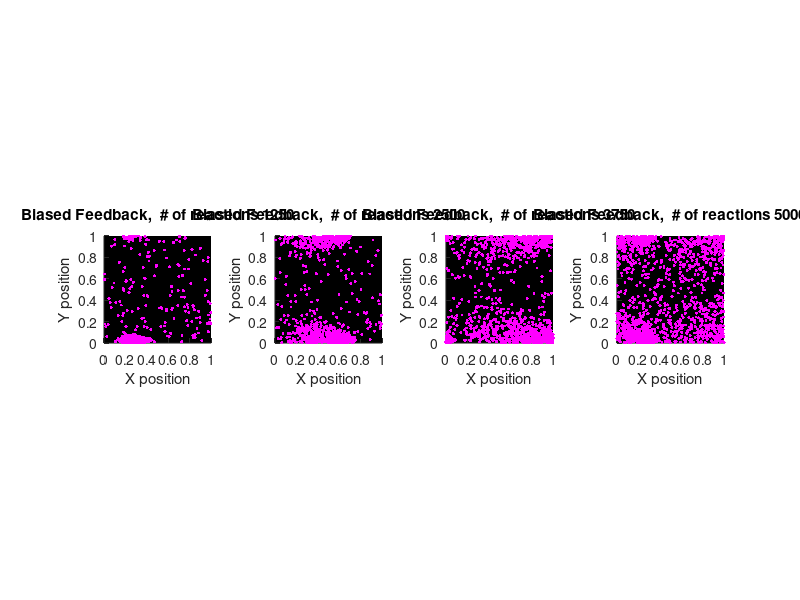

Source code (MATLAB):
% *** THIS PROGRAM DEALS W/ ONE CHEMICAL SPECIES WITH A BINDING AND UNBINDING REACTION, WITH NO FEEDBACK ***

% rates: r_bind = k_bind * (1-a)
% 			 r_unbind = k_unbind * a

N_x = 2000; % The number of molecules
N_x_starting_bound = N_x/10; % The number of molecules
N_y = 2000; % The number of molecules
N_y_starting_bound = N_y/10; % The number of molecules
T = 5000; % Number of reactions
k_bind = 0.00000005; % Binding rate constant
k_unbind = 0.9; % Unbinding rate constant
k_feedback = 1.0; % Feedback rate constant
L = 1; % Length of cell membrane
a_r = 0.00001; % Acceleration as experience by x particles in random walk
v_r = 0.0025; % Velocity for random walk
p = 0.5; % Probability of moving to the right in random walk (0.5 for no bias)

% X(1,:,t) is a bool representing whether each particle is bound or not.
X(1,:,:) = zeros(1,N_x,T);
X(1,1:N_x_starting_bound,1) = 1;
Y(1,:,:) = zeros(1,N_y,T);
Y(1,1:(N_y_starting_bound),1) = 1;
Y(1,1:N_y_starting_bound,1) = 1;
% X(2,:,t) is a float representing the x position of each particle.
% X(3,:,t) is a float representing the y position of each particle.
X(2:3,1:N_x_starting_bound,1) = (L * rand(2,N_x_starting_bound));
X(2:3,N_x_starting_bound+1:N_x,1) = nan;
Y(2:3,1:N_y_starting_bound,1) = (L * rand(2,N_y_starting_bound));
Y(2:3,N_y_starting_bound+1:N_y,1) = nan;

X(4:5,N_x_starting_bound+1:N_x,1) = 0;

% A(1, :) is a float representing the proportion of chemical X that is bound.
% A(2, :) is the time that this value is recorded.
% B(1, :) is a float representing the proportion of chemical X that is bound.
% B(2, :) is the time that this value is recorded.
A = zeros(2,T);
B = zeros(2,T);
W_1 = rand(1,T+1);
W_2 = rand(1,T+1);
W_3 = rand(1,T+1);
W_4 = rand(1,T+1);
% This odd index is due to using i-1 to gather the value of the last index in each of the arrays, and I didn't want to add a switch statement every time for i = 1. This is more computationally efficient
for i = 2:(T+1)
	% set the position to the position of the previous time.
	X(1,:,i) = X(1,:,i-1);
	X(2,:,i) = X(2,:,i-1);
	X(3,:,i) = X(3,:,i-1);
	X(4,:,i) = X(4,:,i-1);
	X(5,:,i) = X(5,:,i-1);

	% Setting the rates at the start of each loop
	r_bind = k_bind*(N_x-sum(X(1,:,i)));
	r_unbind = k_unbind*sum(X(1,:,i));
	r_feedback = k_feedback*A(1,i-1)*(N_x - sum(X(1,:,i)));
	r_sum = r_bind + r_unbind + r_feedback;

	% Generating a random number for use in Gillespie Algo

	tau = (1 / r_sum) * log(1 / W_1(i));

	% Picking the reaction using Gillespie Algo
  if (r_sum * W_2(i) < r_bind)
		unbound_list = find(X(1,:,i) == 0);
		unbound_index = unbound_list(randi(length(unbound_list)));
		X(1,unbound_index,i) = 1;
		X(2,unbound_index,i) = L * rand(1);
		X(3,unbound_index,i) = L * rand(1);
	elseif (r_bind < r_sum * W_2(i) <= r_bind + r_unbind)
		bound_list = find(X(1,:,i) == 1);
		bound_index = bound_list(randi(length(bound_list)));
		X(1,bound_index,i) = 0;
		X(2:3,bound_index,i) = nan;
	else 
		unbound_list = find(X(1,:,i) == 0);
		unbound_index = unbound_list(randi(length(unbound_list)));
		
		bound_list = find(X(1,:,i) == 1);
		bound_index = bound_list(randi(length(bound_list)));

		X(1,unbound_index,i) = 1;

		%binding slightly differently to the particle
		theta = 2 * pi * rand(1);
%		X(2,unbound_index,i) = X(2,bound_index,i) + cos(theta) * 0.001;
%		X(3,unbound_index,i) = X(3,bound_index,i) + sin(theta) * 0.001;

		%biased binding
		X(2,unbound_index,i) = X(2,bound_index,i) + 0.001;
		X(3,unbound_index,i) = X(3,bound_index,i);

	end

	% Creates masks for bound & unbound values
	unbound = (X(1,:,i) == 0);
	bound = (X(1,:,i) == 0);
	X(2,unbound,i) = X(2,unbound,i-1);

	%random angle for 2d random walk
	theta = rand(1,length(X(4,bound,i))) * 2 * pi;
	random_steps_x = cos(theta) *  a_r * tau;
	random_steps_y = sin(theta) *  a_r * tau;
	%X(2,bound,i) = mod(X(2,bound,i-1) + random_steps_x,L);
	%X(3,bound,i) = mod(X(3,bound,i-1) + random_steps_y,L);

	X(4,bound,i) = X(4,bound,i) + random_steps_x;
	X(5,bound,i) = X(5,bound,i) + random_steps_y;

	X(2,bound,i) = mod(X(2,bound,i-1) + X(4,bound,i) * tau,L);
	X(3,bound,i) = mod(X(3,bound,i-1) + X(5,bound,i) * tau,L);

	% Updating proportion and time for A
	A(:, i) = [(sum(X(1, :,i)) / N_x), (A(2, i-1) + tau)];
end
for i = 2:(T+1)
	% set the position to the position of the previous time.
	Y(1,:,i) = Y(1,:,i-1);
	Y(2,:,i) = Y(2,:,i-1);
	Y(3,:,i) = Y(3,:,i-1);

	% Setting the rates at the start of each loop
	r_bind = k_bind*(N_y-sum(Y(1,:,i)));
	r_unbind = k_unbind*sum(Y(1,:,i));
	r_feedback = k_feedback*B(1,i-1)*(N_y - sum(Y(1,:,i)));
	r_sum = r_bind + r_unbind + r_feedback;

	% Generating a random number for use in Gillespie Algo

	tau = (1 / r_sum) * log(1 / W_3(i));

	% Picking the reaction using Gillespie Algo
  if (r_sum * W_4(i) < r_bind)
		unbound_list = find(Y(1,:,i) == 0);
		unbound_index = unbound_list(randi(length(unbound_list)));
		Y(1,unbound_index,i) = 1;
		Y(2,unbound_index,i) = L * rand(1);
		Y(3,unbound_index,i) = L * rand(1);
	elseif (r_bind < r_sum * W_4(i) <= r_bind + r_unbind)
		bound_list = find(Y(1,:,i) == 1);
		bound_index = bound_list(randi(length(bound_list)));
		Y(1,bound_index,i) = 0;
		Y(2:3,bound_index,i) = nan;
	else 
		unbound_list = find(Y(1,:,i) == 0);
		unbound_index = unbound_list(randi(length(unbound_list)));
		
		bound_list = find(Y(1,:,i) == 1);
		bound_index = bound_list(randi(length(bound_list)));

		Y(1,unbound_index,i) = 1;

		theta = 2 * pi * rand(1);
		Y(2,unbound_index,i) = Y(2,bound_index,i) + cos(theta) * 0.001;
		Y(3,unbound_index,i) = Y(3,bound_index,i) + sin(theta) * 0.001;
	end

	% Creates masks for bound & unbound values
	unbound = (Y(1,:,i) == 0);
	bound = (Y(1,:,i) == 0);
	Y(2,unbound,i) = Y(2,unbound,i-1);

	%random angle for 2d random walk
	theta = rand(1) * 2 * pi;
	random_steps_x = cos(theta) * ((2 * randi(2, 1, length(Y(2,bound,i)))) - 3) * v_r * tau;
	random_steps_y = sin(theta) * ((2 * randi(2, 1, length(Y(2,bound,i)))) - 3) * v_r * tau;
	Y(2,bound,i) = mod(Y(2,bound,i-1) + random_steps_x, L);
	Y(3,bound,i) = mod(Y(3,bound,i-1) + random_steps_y, L);

	% Updating proportion and time for A
	B(:, i) = [(sum(Y(1, :,i)) / N_y), (B(2, i-1) + tau)];
end

% The steady state  f the concentration for the ODE version of this is:
a_steady_state = 1 - (k_unbind/k_feedback);


%Setting up the ODE to plot
[t, a] =  ode45(@(t, a) k_bind * (1 - a) + k_feedback * (1 - a) * a  - k_unbind * a, [0, A(2,T)], A(1,1));

%subplot(1,3,1);
%ODE plot
%plot(t,a); hold on;

%Stochastic Plot
%plot(A(2,:),A(1,:));

%Steady state comparison
%yline(a_steady_state);

%Title and labels
%title('Simple Binding-Unbinding Model w/ ODE Comparison');
%xlabel('Time');
%ylabel('Bound Proportion of Chemical A');

%Plotting a histogram of particle location
%subplot(1,3,2);
%hist(X(2,:,T),20);

%title('Histogram of Particle Position at the Ending Time');
%xlabel('Position of Particles');
%ylabel('Number of Particles');

%subplot(1,3,3);

%for t = 1:20:T
%subplot(1,2,1);
%  title(['Biased Feedback, # of reactions',num2str(t)]);
%  ylabel('Y Position');
%  xlabel = ('X Position');
%	hold off;
%	scatter(X(2,:,t),X(3,:,t),250,"m",".");
%	hold off;
%	set(gca, 'Color', 'k');
%  xlim([0,L]);
%  ylim([0,L]);
%	pause(1/5000);
%subplot(1,2,2);
%  title(['Regular Feedback, # of reactions ',num2str(t)]);
%  ylabel('Y Position');
%  xlabel = ('X Position');
%	hold off;
%	scatter(Y(2,:,t),Y(3,:,t),250,"c",".");
%	set(gca, 'Color', 'k');
%  xlim([0,L]);
%  ylim([0,L]);
%	pause(1/5000);
%end
% -- PLOTTING 4 GRAPHS FOR PAPER --
for t = 1:4
	subplot(1,4,t);
	rxn_num = (5000 / 4) * t;
	scatter(X(2,:,rxn_num),X(3,:,rxn_num),50,"m",".");
	title(['Biased Feedback,  # of reactions ', num2str(rxn_num)]);
	ylabel('Y position');
	xlabel('X position');
  xlim([0,L]);
  ylim([0,L]);
	set(gca, 'Color', 'k');
	set(gcf, 'InvertHardcopy', 'off');
	axis equal;
end
